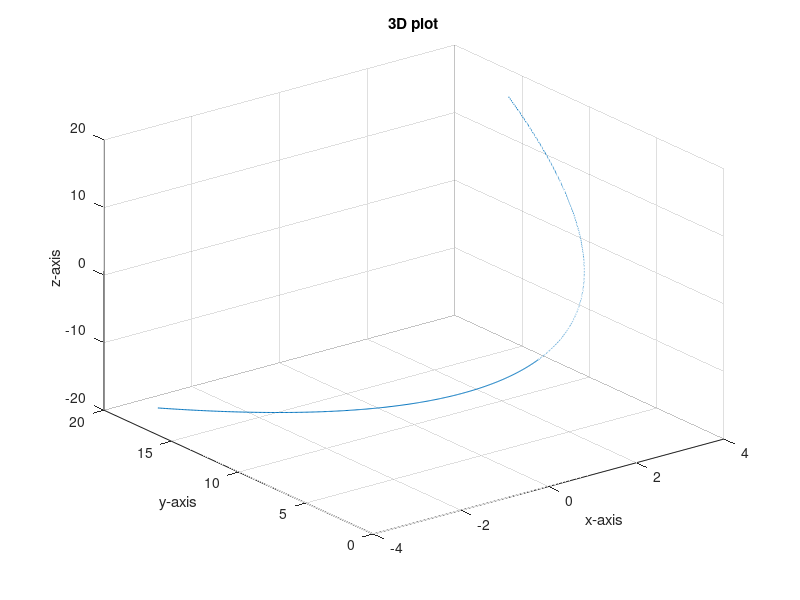

Source code (MATLAB):
t = -4:0.01:4;
x = t.^2;
y = 4*t;
plot3(t, x, y);
grid on;
title("3D plot");
xlabel("x-axis");
ylabel("y-axis");
zlabel("z-axis");